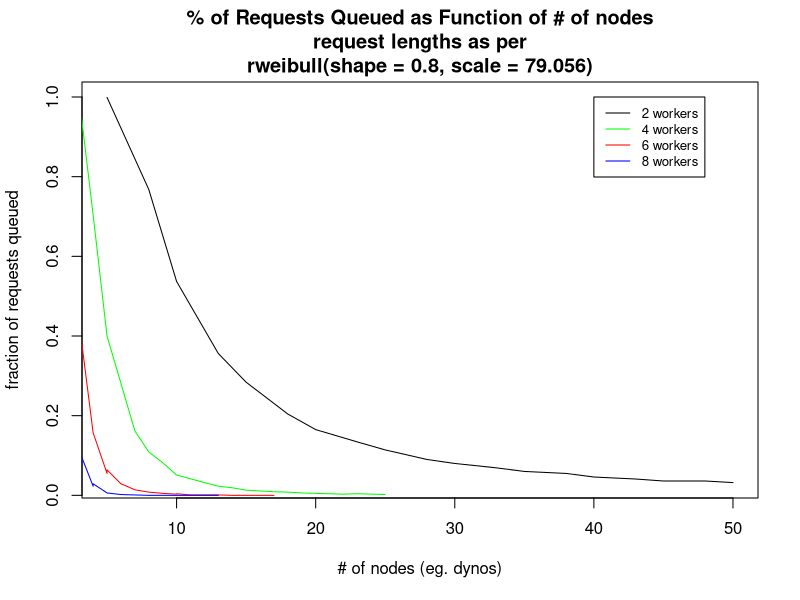

Write R code to recreate this figure.
run_simulation = function(router_mode = "naive",
                          reqs_per_minute = 9000,
                          simulation_length_in_minutes = 5,
                          dyno_count = 100,
                          choice_of_two = FALSE,
                          power_of_two = FALSE,
                          unicorn_workers_per_dyno = 0,
                          track_dyno_queues = FALSE) {

  if(!(router_mode %in% c("naive", "intelligent"))) {
    return("router_mode must be one of 'naive' or 'intelligent'")
  }

  unicorn = as.numeric(unicorn_workers_per_dyno) > 0

  if(sum(c(choice_of_two, power_of_two, unicorn)) > 1) {
    return("you can only set one of choice_of_two, power_of_two, and unicorn!")
  }

  reqs_per_ms = reqs_per_minute / 60000
  simulation_length_in_ms = ceiling(simulation_length_in_minutes * 60000)

  # reqs_starting is a vector where reqs_starting[i] represents the number of requests that start at millisecond i
  reqs_starting = rpois(simulation_length_in_ms, reqs_per_ms)

  # total number of requests for duration of simulation
  total_requests = sum(reqs_starting)

  # req_durations_in_ms[i] represents the amount of time, in milliseconds, that request i will take to finish after a dyno starts working on it
  # req_durations_in_ms = sample(rq, total_requests, TRUE)
  req_durations_in_ms = ceiling(rweibull(n = total_requests, shape = 0.8, scale = 79.056))

  # For our simulation we used an empirical distribution of request times observed from our server, but we also
  # found that the Weibull distribution with shape parameter = 0.46 is a reasonable approximation.
  # You can change the code below to use whatever distribution of request times you'd like
  # wshape = 0.46
  # wlambda = 50 / (log(2) ^ (1 / wshape))
  # req_durations_in_ms = pmin(30000, pmax(10, ceiling(rweibull(nreqs, wshape, wlambda))))

  # the code below sets up the results matrix, which has one row for each request and will eventually have 4 columns of data:
  # 1) request start time
  # 2) request duration
  # 3) to which dyno was the request assigned?
  # 4) how much time, if any, did the request spend in queue between when the request arrived and when a dyno started working on it?
  # we can fill columns 1 and 2 based on results from above, and if we're in "naive" mode we can additionally fill column 3
  # the rest of the code will be calculate the values for column 4

  uniq_start_times = which(reqs_starting > 0)
  start_times = unlist(sapply(uniq_start_times, function(x) rep(x, reqs_starting[x])))

  if(router_mode == "naive") {
    dyno_assignments = sample(1:dyno_count, total_requests, replace=TRUE)
  } else {
    dyno_assignments = rep(NA, total_requests)
  }

  results = matrix(c(start_times,
                    req_durations_in_ms,
                    dyno_assignments,
                    rep(0, total_requests),
                    rep(0, total_requests)),
                  nrow = total_requests,
                  ncol = 5,
                  dimnames = list(1:total_requests, c("start_time", "request_duration", "dyno", "time_in_queue", "end_time")))

  # dyno_next_available[i] represents the next millisecond at which dyno i will be free to being working on a new request
  # for example, if dyno 1 gets a request at time = 100 ms and the request lasts 55 ms, then dyno_next_available[1] will be set to 155
  dyno_next_available = rep(0, dyno_count)

  # have to track dyno queues if you want to do power of two
  # also might want to track dyno queues if, for example, you want to plot or animate the simulation
  if(power_of_two) track_dyno_queues = TRUE

  if(track_dyno_queues) {
    # dynomat[i,j] represents the number of requests assigned to dyno i at time j
    dynomat = matrix(0, nrow = dyno_count, ncol = simulation_length_in_ms)
  }

  if(router_mode == "naive" & unicorn) {
    dyno_next_available = rep(dyno_next_available, unicorn_workers_per_dyno)
  }

  for(i in 1:nrow(results)) {
    row = results[i,]
    st = row["start_time"]
    duration = row["request_duration"]

    if(router_mode == "naive") {
      dyno = row["dyno"]

      # if using the choice of two approach, check if the random dyno is busy, and if it is then pick another random dyno
      if(choice_of_two & dyno_next_available[dyno] > st) {
        dyno = sample(1:dyno_count, 1)
        results[i, "dyno"] = dyno
      }

      # if using power of two and the first dyno is busy, poll a second dyno and pick the one that has a shorter queue depth
      if(power_of_two & dyno_next_available[dyno] > st) {
        other_dyno = sample(1:dyno_count, 1)

        dyno_queue_depth = dynomat[dyno, st]
        other_dyno_queue_depth = dynomat[other_dyno, st]

        if(other_dyno_queue_depth < dyno_queue_depth) {
          dyno = other_dyno
          results[i, "dyno"] = dyno
        }
      }

      # if using unicorn, pick a dyno at random, but then assign the request to a worker on that dyno based on which worker first comes available
      if(unicorn) {
        sub_dynos = seq((dyno - 1) * unicorn_workers_per_dyno + 1, length = unicorn_workers_per_dyno)
        dyno = as.numeric(sub_dynos[which(dyno_next_available[sub_dynos] <= st)[1]])
      }
    }
    else {
      # if we're in 'intelligent' mode, assign task to the first dyno that is available (i.e. not working on some other request)
      dyno = which(dyno_next_available <= st)[1]
    }

    # if we've assigned a dyno and that dyno is available, then the request is not queued, and the dyno is tied up until the request is finished
    if(!is.na(dyno) & dyno_next_available[dyno] <= st) {
      dyno_next_available[dyno] = st + duration
      results[i, "end_time"] = st + duration - 1

      if(track_dyno_queues) {
        t_ix = st:min(st + duration - 1, simulation_length_in_ms)
        dynomat[dyno, t_ix] = dynomat[dyno, t_ix] + 1
      }
    }
    # otherwise the request will be queued
    else {
      # 'intelligent' queueing will assign the request to the next dyno that comes available
      if(router_mode == "intelligent") {
        dyno = which.min(dyno_next_available)
      }

      if(router_mode == "naive" & unicorn) {
        dyno = as.numeric(sub_dynos[which.min(dyno_next_available[sub_dynos])])
      }

      queue_time = dyno_next_available[dyno] - st
      results[i, "time_in_queue"] = queue_time
      results[i, "end_time"] = st + queue_time + duration - 1
      dyno_next_available[dyno] = st + queue_time + duration

      if(track_dyno_queues) {
        t_ix = st:min(st + queue_time + duration - 1, simulation_length_in_ms)
        dynomat[dyno, t_ix] = dynomat[dyno, t_ix] + 1
      }
    }
  }

  return(results)
}

frac_queued = function(result) {
  qtimes = result[, "time_in_queue"]

  data.frame(frac_queued = round(mean(qtimes > 0), 3),
             mean_queue_time_when_queued = round(mean(qtimes[qtimes > 0])),
             mean_queue_time_total_per_request = round(mean(qtimes)),
             median_queue_time_when_queued = round(as.numeric(median(qtimes[qtimes > 0]))),
             median_queue_time_total_per_request = round(as.numeric(median(qtimes))))
}

f_q_n = function(result) {
  qtimes = result[, "time_in_queue"]

  round(mean(qtimes > 0), 3)
}

get_results = function(router_mode, dyno_count, choice_of_two = FALSE, unicorn_workers_per_dyno = 0, power_of_two = FALSE) {

  tmp = frac_queued(run_simulation(router_mode = router_mode, dyno_count = dyno_count, choice_of_two = choice_of_two, power_of_two = power_of_two, unicorn_workers_per_dyno = unicorn_workers_per_dyno, reqs_per_minute = 9000, simulation_length_in_minutes = 3))


  opts = if(choice_of_two) {
    "choice of two"
  } else if(power_of_two) {
    "power_of_two"
  } else if(unicorn_workers_per_dyno > 0) {
    paste("unicorn", unicorn_workers_per_dyno, "workers per dyno", sep=" ")
  } else {
    ""
  }

  tmp$type = paste(router_mode, opts, dyno_count, sep=" ")
  tmp$router_type = router_mode
  tmp$dyno_count = dyno_count
  return(tmp[, c(6:8, 1:5)])
}

range_builder = function(min, max, by) {
    r = list(min=min, max=max, by=by)
    r$s = seq(r$min, r$max, r$by)
    r$len = length(r$s)
    r
}

# test computational-equivalent-power of # of dynos from 10 to 100
dynos = range_builder(10, 100, 5)
# ... using worker counts/node
workers = range_builder(2, 8, 2)

arr = array(0, c(2, dynos$len, workers$len))
labels = c()
colors = c("black", "green", "red", "blue")

d = 1
for (num_workers in workers$s) {
    labels = append(labels, paste(num_workers, "workers", sep=" "))
    n = 1
    for (num_dynos in dynos$s) {
        # approximately "fair" to total computational power.. let's see how good
        fair_d_count = ceiling(num_dynos / num_workers)
        res = get_results(router_mode = 'naive', dyno_count = fair_d_count, unicorn_workers_per_dyno = num_workers)
        arr[,n,d] = c(res$dyno_count, res$frac_queued)
        n = n + 1
    }
    d = d + 1
}

plot(x=arr[1,,1],
        y=arr[2,,1],
        col=colors[1],
        type='l',
        main='% of Requests Queued as Function of # of nodes\nrequest lengths as per\nrweibull(shape = 0.8, scale = 79.056)',
        xlab='# of nodes (eg. dynos)',
        ylab='fraction of requests queued')
points(x=arr[1,,2], y=arr[2,,2], col=colors[2], type='l')
points(x=arr[1,,3], y=arr[2,,3], col=colors[3], type='l')
points(x=arr[1,,4], y=arr[2,,4], col=colors[4], type='l')
legend(x=40,y=1, labels, cex=0.8, col=colors, lty=1)
